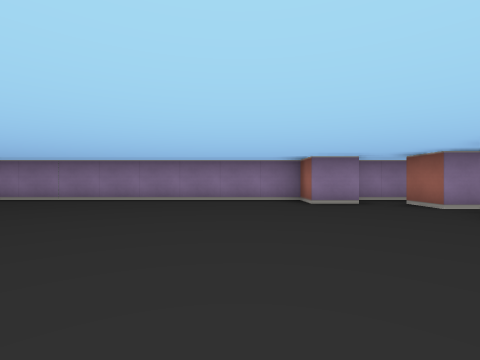
View 1 (above)

12 first-person views from a walk through a cub3D ray-caster map. The camera is about half as high as the walls, looks level and sees 85° across. The floor is counted in squares. Each view is taken from the middle of a square. On the plan, view 1 faces up. The plan holds only what a view shows up to about 9 squares ahead; the rest is blank.

View 2
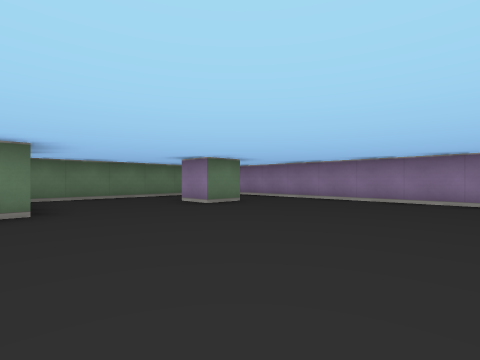

View 3
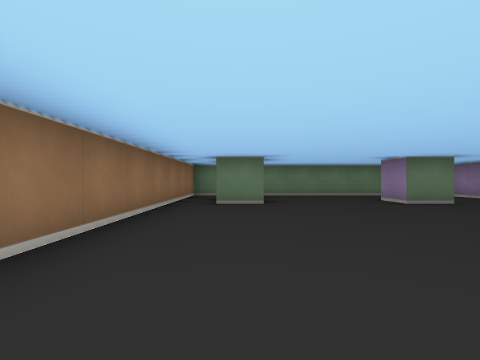

View 4
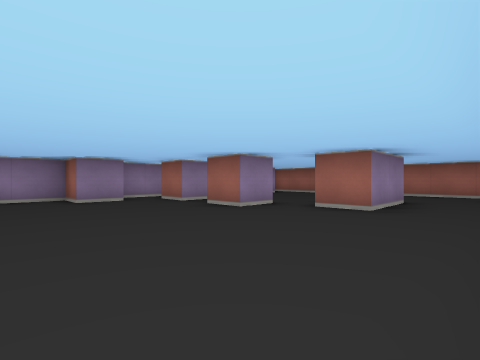

View 5
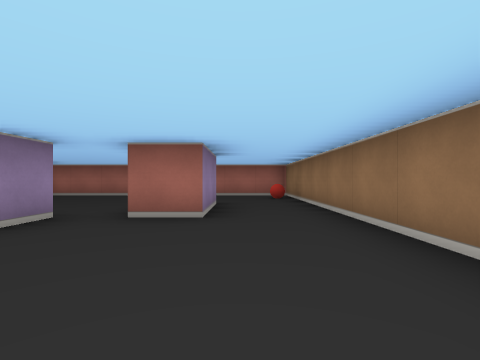

View 6
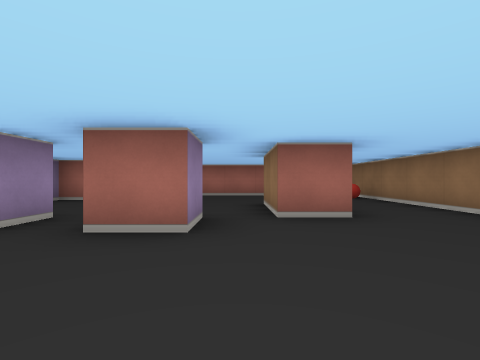

View 7
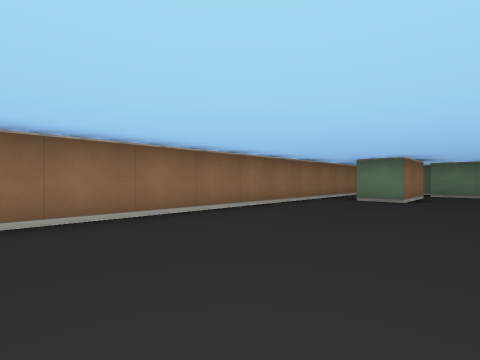

View 8
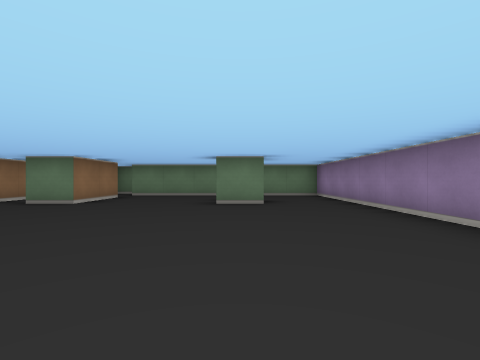

View 9
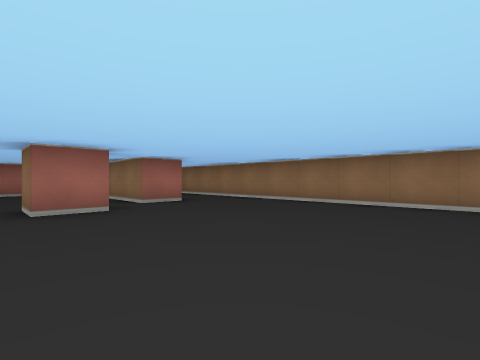

View 10
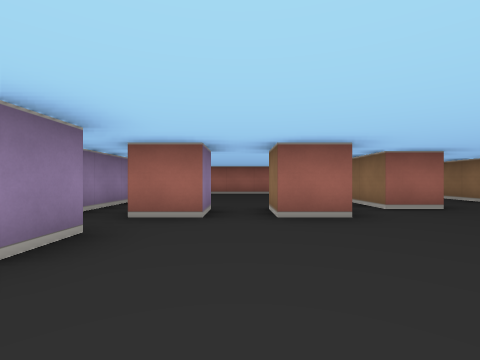

View 11
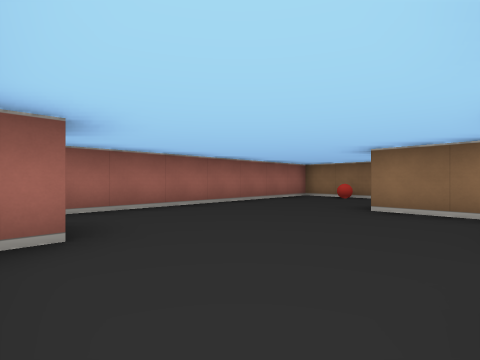

View 12
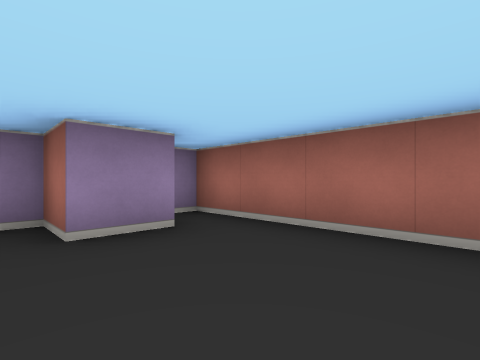

### Floor plan
Ten units are one square. View 1 is at (0, 0); x grows to the right and y downward. Boxes are objects, and circles mark ways between rooms. Rooms are numbered by the first view taken in them; rooms with no view inside come last. Other rooms are left out.
<svg viewBox="-100 -70 200 90">
<path fill="none" stroke="#000" d="M25 -55 15 -55 15 -65 -95 -65 -95 -5M45 -25 35 -25 35 -35 45 -35M45 -45 35 -45 35 -55M-65 -46 -65 -35 -75 -35M65 -5 45 -5 45 -15 65 -15M-65 15 95 15 95 -65 90 -65M-85 -5 -65 -5 -65 5M85 -55 75 -55 75 -65 29 -65M-95 8 -95 15 -65 15"/>
<rect x="75" y="5" width="10" height="10" fill="#bbb"><title>ball</title></rect>
<circle cx="-75" cy="10" r="3" fill="#2a7"/>
<text x="0" y="-30">1</text>
<text x="-80" y="10">2</text>
</svg>
Room 1 opens to room 2.

Where each view was taken, in squares from view 1:
view 1: 0 up, 0 right, facing up
view 2: 0 up, 2 left, facing up-left
view 3: 0 up, 1 left, facing left
view 4: 1 down, 0 right, facing up-right
view 5: 0 up, 1 right, facing right
view 6: 2 up, 1 right, facing right
view 7: 2 up, 0 right, facing down-left
view 8: 4 up, 1 left, facing left
view 9: 4 up, 1 left, facing down-right
view 10: 4 up, 0 right, facing right
view 11: 6 up, 5 right, facing down-right
view 12: 3 up, 7 right, facing up-right
